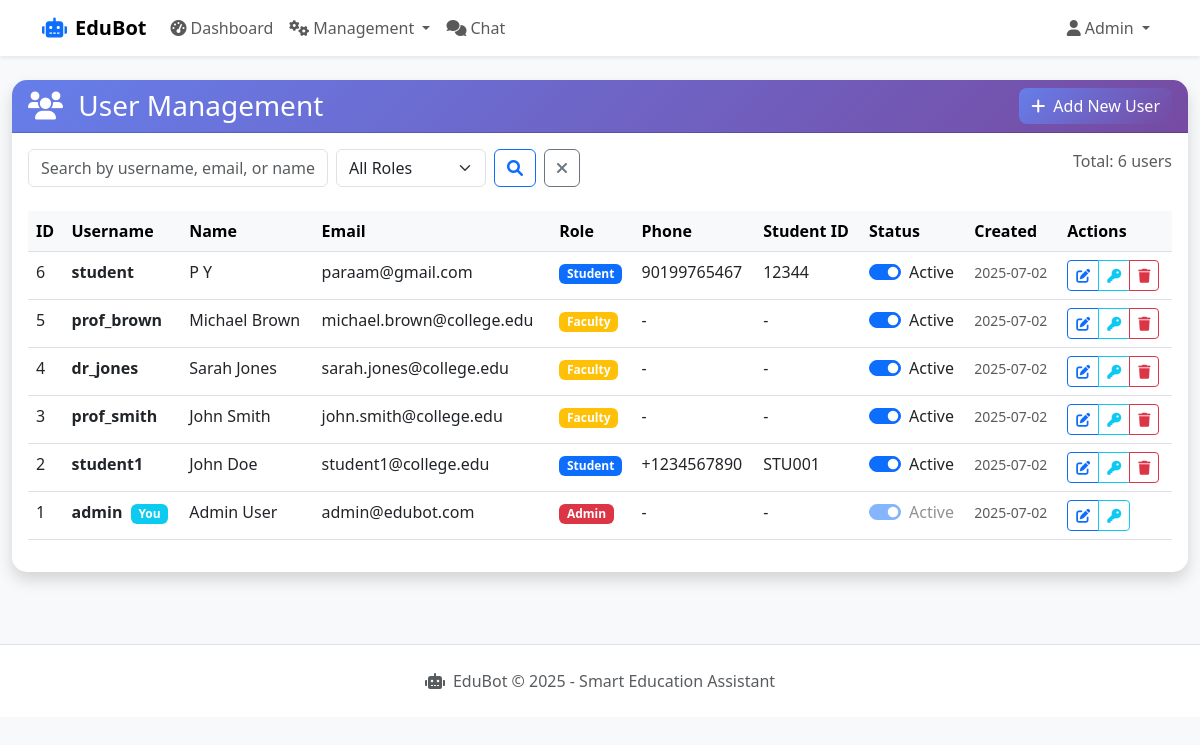
Page /admin/users (signed in) on the committed database.
### app/models/user.py (models this page shows, shortened)
class User(UserMixin, db.Model):
    __tablename__ = 'users'
    id = db.Column(db.Integer, primary_key=True)
    username = db.Column(db.String(50), unique=True, nullable=False)
    email = db.Column(db.String(100), unique=True, nullable=False)
    password_hash = db.Column(db.String(255), nullable=False)
    role = db.Column(db.Enum('student', 'faculty', 'admin'), nullable=False, default='student')
    first_name = db.Column(db.String(50), nullable=False)
    last_name = db.Column(db.String(50), nullable=False)
    student_id = db.Column(db.String(20), unique=True, nullable=True)
    course_id = db.Column(db.Integer, nullable=True)
    year_of_study = db.Column(db.Integer, nullable=True)
    phone = db.Column(db.String(15), nullable=True)
    is_active = db.Column(db.Boolean, default=True)
    created_at = db.Column(db.DateTime, default=datetime.utcnow)
    updated_at = db.Column(db.DateTime, default=datetime.utcnow, onupdate=datetime.utcnow)
    faculty_profile = db.relationship('Faculty', backref='user', uselist=False, cascade='all, delete-orphan')
    attendance_records = db.relationship('Attendance', foreign_keys='Attendance.student_id', lazy='dynamic', cascade='all, delete-orphan')
    chat_logs = db.relationship('ChatLog', backref='user', lazy='dynamic', cascade='all, delete-orphan')
    created_groups = db.relationship('Group', foreign_keys='Group.created_by', backref='creator', lazy='dynamic', cascade='all, delete-orphan')
    group_memberships = db.relationship('GroupMember', backref='user', lazy='dynamic', cascade='all, delete-orphan')
    group_messages = db.relationship('GroupMessage', backref='user', lazy='dynamic', cascade='all, delete-orphan')
    def is_admin(self):
        return self.role == 'admin'

### app/routes/admin.py (the view, shortened to what this page needs)
@admin_bp.route('/users')
@login_required
@admin_required
def manage_users():
    page = request.args.get('page', 1, type=int)
    search = request.args.get('search', '', type=str)
    role_filter = request.args.get('role', '', type=str)
    per_page = 20
    query = User.query
    if role_filter:
        query = query.filter(User.role == role_filter)
    users = query.order_by(User.id.desc()).paginate(
        page=page, per_page=per_page, error_out=False
    )
    return render_template('admin/users.html',
                         users=users,
                         search=search,
                         role_filter=role_filter,
                         user=current_user)

### app/routes/admin.py (called while the page is built)
def admin_required(f):
    @wraps(f)
    def decorated_function(*args, **kwargs):
        if not current_user.is_authenticated or not current_user.is_admin():
            flash('Admin access required.', 'error')
            return redirect(url_for('auth.login'))
        return f(*args, **kwargs)
    return decorated_function

### app/templates/admin/users.html (shortened to what this page needs)
{% extends "base.html" %}
{% block content %}
<div class="container-fluid py-4">
    <div class="row">
        <div class="col-12">
            <div class="card shadow">
                <div class="card-header d-flex justify-content-between align-items-center">
                    <h3 class="card-title mb-0">
                        <i class="fas fa-users me-2"></i>
                        User Management
                    </h3>
                    <a href="{{ url_for('admin.add_user') }}" class="btn btn-primary">
                        <i class="fas fa-plus me-2"></i>Add New User
                    </a>
                </div>
                <div class="card-body">
                    <div class="row mb-4">
                        <div class="col-md-8">
                            <form method="GET" class="d-flex">
                                <input type="text"
                                       name="search"
                                       class="form-control me-2"
                                       placeholder="Search by username, email, or name..."
                                       value="{{ search }}"
                                       style="max-width: 300px;">
                                <select name="role" class="form-select me-2" style="max-width: 150px;">
                                    <option value="">All Roles</option>
                                </select>
                                <button type="submit" class="btn btn-outline-primary me-2">
                                    <i class="fas fa-search"></i>
                                </button>
                                <a href="{{ url_for('admin.manage_users') }}" class="btn btn-outline-secondary">
                                    <i class="fas fa-times"></i>
                                </a>
                            </form>
                        </div>
                        <div class="col-md-4 text-end">
                            <span class="text-muted">
                                Total: {{ users.total }} users
                            </span>
                        </div>
                    </div>
                    {% if users.items %}
                    <div class="table-responsive">
                        <table class="table table-hover">
                            <thead class="table-light">
                                <tr>
                                    <th>ID</th>
                                    <th>Username</th>
                                    <th>Name</th>
                                    <th>Email</th>
                                    <th>Role</th>
                                    <th>Phone</th>
                                    <th>Student ID</th>
                                    <th>Status</th>
                                    <th>Created</th>
                                    <th>Actions</th>
                                </tr>
                            </thead>
                            <tbody>
                                {% for user_item in users.items %}
                                <tr>
                                    <td>{{ user_item.id }}</td>
                                    <td>
                                        <strong>{{ user_item.username }}</strong>
                                        {% if user_item.id == user.id %}
                                            <span class="badge bg-info ms-1">You</span>
                                        {% endif %}
                                    </td>
                                    <td>{{ user_item.first_name }} {{ user_item.last_name }}</td>
                                    <td>{{ user_item.email }}</td>
                                    <td>
                                        <span class="badge
                                            {% if user_item.role == 'admin' %}bg-danger
                                            {% elif user_item.role == 'faculty' %}bg-warning
                                            {% else %}bg-primary{% endif %}">
                                            {{ user_item.role.title() }}
                                        </span>
                                    </td>
                                    <td>{{ user_item.phone or '-' }}</td>
                                    <td>{{ user_item.student_id or '-' }}</td>
                                    <td>
                                        <div class="form-check form-switch">
                                            <input class="form-check-input status-toggle"
                                                   type="checkbox"
                                                   {% if user_item.is_active %}checked{% endif %}
                                                   {% if user_item.id == user.id %}disabled{% endif %}
                                                   data-user-id="{{ user_item.id }}"
                                                   data-username="{{ user_item.username }}">
                                            <label class="form-check-label">
                                                {{ 'Active' if user_item.is_active else 'Inactive' }}
                                            </label>
                                        </div>
                                    </td>
                                    <td>
                                        <small class="text-muted">
                                            {{ user_item.created_at.strftime('%Y-%m-%d') if user_item.created_at }}
                                        </small>
                                    </td>
                                    <td>
                                        <div class="btn-group btn-group-sm" role="group">
                                            <a href="{{ url_for('admin.edit_user', user_id=user_item.id) }}"
                                               class="btn btn-outline-primary"
                                               title="Edit User">
                                                <i class="fas fa-edit"></i>
                                            </a>
                                            <button type="button"
                                                    class="btn btn-outline-info view-password"
                                                    data-user-id="{{ user_item.id }}"
                                                    data-username="{{ user_item.username }}"
                                                    title="View Password Info">
                                                <i class="fas fa-key"></i>
                                            </button>
                                            {% if user_item.id != user.id %}
                                            <button type="button"
                                                    class="btn btn-outline-danger delete-user"
                                                    data-user-id="{{ user_item.id }}"
                                                    data-username="{{ user_item.username }}"
                                                    title="Delete User">
                                                <i class="fas fa-trash"></i>
                                            </button>
                                            {% endif %}
                                        </div>
                                    </td>
                                </tr>
                                {% endfor %}
                            </tbody>
                        </table>
                    </div>
                    {% endif %}
                </div>
            </div>
        </div>
    </div>
</div>
{% endblock %}

### app/templates/base.html (shortened to what this page needs)
<!DOCTYPE html>
<html lang="en">
<head>
    <link href="https://cdn.jsdelivr.net/npm/bootstrap@5.3.0/dist/css/bootstrap.min.css" rel="stylesheet">
    <link href="https://cdnjs.cloudflare.com/ajax/libs/font-awesome/6.0.0/css/all.min.css" rel="stylesheet">
</head>
<body>
    <nav class="navbar navbar-expand-lg navbar-light bg-white shadow-sm">
        <div class="container">
            <a class="navbar-brand" href="{{ url_for('admin.dashboard') if current_user.is_authenticated and current_user.is_admin() else url_for('chat.chat_interface') }}">
                <i class="fas fa-robot text-primary me-2"></i>EduBot
            </a>
            <div class="collapse navbar-collapse" id="navbarNav">
                {% if current_user.is_authenticated %}
                <ul class="navbar-nav me-auto">
                    {% if current_user.is_admin() %}
                    <li class="nav-item">
                        <a class="nav-link" href="{{ url_for('admin.dashboard') }}">
                            <i class="fas fa-tachometer-alt me-1"></i>Dashboard
                        </a>
                    </li>
                    <li class="nav-item dropdown">
                        <a class="nav-link dropdown-toggle" href="#" id="managementDropdown" role="button" data-bs-toggle="dropdown">
                            <i class="fas fa-cogs me-1"></i>Management
                        </a>
                    </li>
                    {% endif %}
                    <li class="nav-item">
                        <a class="nav-link" href="{{ url_for('chat.chat_interface') }}">
                            <i class="fas fa-comments me-1"></i>Chat
                        </a>
                    </li>
                </ul>
                <ul class="navbar-nav">
                    <li class="nav-item dropdown">
                        <a class="nav-link dropdown-toggle" href="#" id="userDropdown" role="button" data-bs-toggle="dropdown">
                            <i class="fas fa-user me-1"></i>{{ current_user.first_name }}
                        </a>
                    </li>
                </ul>
                {% endif %}
            </div>
        </div>
    </nav>
    <main>
        {% block content %}{% endblock %}
    </main>
    <footer class="bg-white border-top mt-5 py-4">
        <div class="container text-center">
            <p class="text-muted mb-0">
                <i class="fas fa-robot me-2"></i>EduBot &copy; 2025 - Smart Education Assistant
            </p>
        </div>
    </footer>
</body>
</html>

### rows in the picture
User: first_name "Admin", id "1", username "admin", shows "You", last_name "User", email "admin@edubot.com", role "Admin", phone "-", student_id "-", is_active "☑", is_active "Active", created_at "2025-07-02"
User: id "6", username "student", first_name "P", last_name "Y", email "paraam@gmail.com", role "Student", phone "90199765467", student "12344", is_active "☑", is_active "Active", created_at "2025-07-02"
User: id "5", username "prof_brown", first_name "Michael", last_name "Brown", email "michael.brown@college.edu", role "Faculty", phone "-", student_id "-", is_active "☑", is_active "Active", created_at "2025-07-02"
User: id "4", username "dr_jones", first_name "Sarah", last_name "Jones", email "sarah.jones@college.edu", role "Faculty", phone "-", student_id "-", is_active "☑", is_active "Active", created_at "2025-07-02"
User: id "3", username "prof_smith", first_name "John", last_name "Smith", email "john.smith@college.edu", role "Faculty", phone "-", student_id "-", is_active "☑", is_active "Active", created_at "2025-07-02"
User: id "2", username "student1", first_name "John", last_name "Doe", email "student1@college.edu", role "Student", phone "+1234567890", student "STU001", is_active "☑", is_active "Active", created_at "2025-07-02"

### other values in the picture
{{ users.total }} "6"
